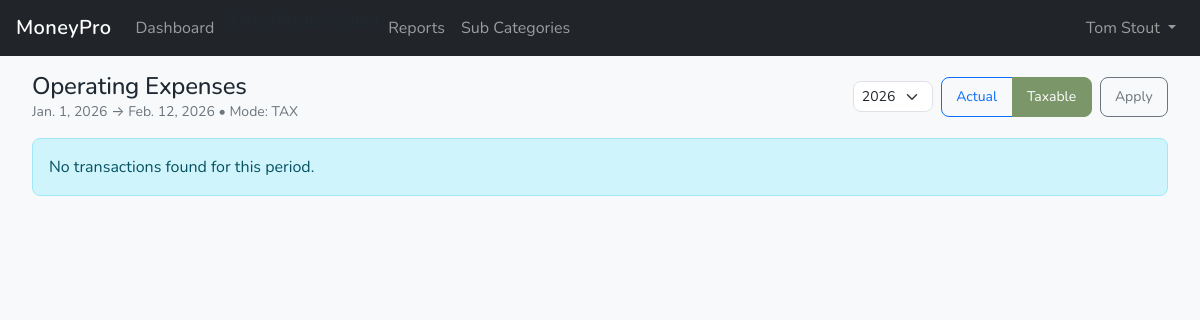
Before: /reports/schedule-c-summary/ (signed in) with the older database file.
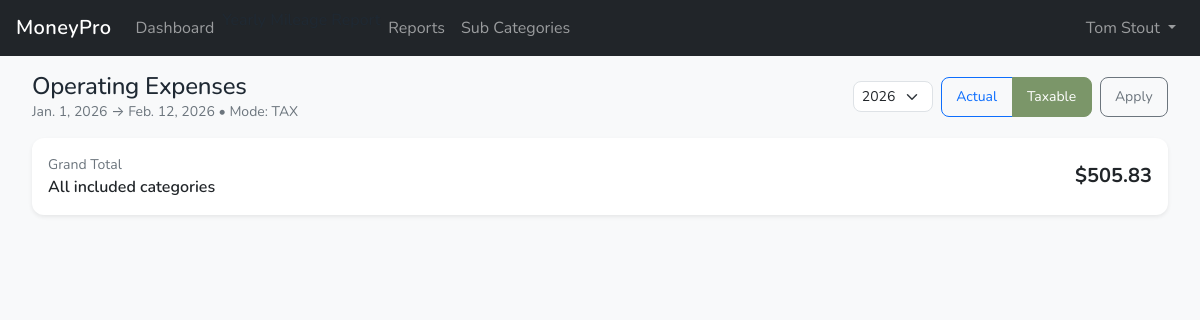
After: the same page with the newer database file.
### ledger/models.py (models this page shows, shortened)
class Transaction(BusinessOwnedModelMixin):
    TRANSPORT_CHOICES = [
        ("", "—"),
        ("personal_vehicle", "Personal vehicle"),
        ("rental_car", "Rental car"),
        ("business_vehicle", "Business vehicle"),
    ]
    class TransactionType(models.TextChoices):
        INCOME = "income", "Income"
        EXPENSE = "expense", "Expense"
    date              = models.DateField(default=timezone.now)
    amount            = models.DecimalField(max_digits=12, decimal_places=2, default=Decimal("0.00"))
    description       = models.CharField(max_length=255)
    subcategory       = models.ForeignKey(SubCategory, on_delete=models.PROTECT, related_name="transactions")
    category          = models.ForeignKey(Category, on_delete=models.PROTECT, related_name="transactions", editable=False)
    trans_type        = models.CharField(max_length=10, choices=TransactionType.choices, editable=False)
    is_refund         = models.BooleanField(default=False)
    payee             = models.ForeignKey(Payee, on_delete=models.PROTECT, related_name="transactions", null=True, blank=True)
    team              = models.ForeignKey(Team, on_delete=models.PROTECT, related_name="transactions", null=True, blank=True)
    job               = models.ForeignKey(Job, on_delete=models.PROTECT, related_name="transactions", null=True, blank=True)
    invoice_number    = models.CharField(max_length=25, blank=True)
    transport_type    = models.CharField(max_length=20, choices=TRANSPORT_CHOICES, blank=True, default="")
    vehicle           = models.ForeignKey("vehicles.Vehicle", on_delete=models.PROTECT, related_name="transactions", null=True, blank=True,)
    notes             = models.TextField(blank=True)
    created_at        = models.DateTimeField(auto_now_add=True)
    updated_at        = models.DateTimeField(auto_now=True)
    class Meta:
        ordering = ["-date", "-id"]

### reports/views.py (the view)
# urls.py: path("schedule-c-summary/", views.ScheduleCSummaryView.as_view(), name="schedule_c_summary"),
class ScheduleCSummaryView(LoginRequiredMixin, TemplateView):
    template_name = "reports/schedule_c_summary.html"
    def get_context_data(self, **kwargs):
        ctx = super().get_context_data(**kwargs)
        today = date.today()
        mode = (self.request.GET.get("mode") or "tax").lower()
        if mode not in ("book", "tax"):
            mode = "tax"
        try:
            year = int(self.request.GET.get("year") or today.year)
        except ValueError:
            year = today.year
        date_from = date(year, 1, 1)
        date_to = today if year == today.year else date(year, 12, 31)
        categories = aggregate_category_subcategory_totals(
            business=self.request.business,
            date_from=date_from,
            date_to=date_to,
            mode=mode,
        )
        parts: dict[str, list] = {"Part I": [], "Part II": [], "Part III": [], "Part IV": [], "Part V": []}
        for cat in categories:
            cat_group = route_category_for_report(
                category_name=cat.category_name,
                schedule_c_line=cat.schedule_c_line,
                report_group=cat.report_group,
            )
            sub_group = route_subcategory_for_report(
                category_name=cat.category_name,
                schedule_c_line=cat.schedule_c_line,
                default_group=cat.report_group,
            )
            if cat_group == "Part II" and sub_group == "Part V":
                parts["Part II"].append({**cat.__dict__, "subcategories": [], "detail_only": False})
                parts["Part V"].append({**cat.__dict__, "detail_only": True})
            else:
                parts.setdefault(cat_group, []).append({**cat.__dict__, "detail_only": False})
        def part_total(items):
            return sum((i["total"] for i in items), 0)
        parts_display = {
            name: {
                "items": items,
                "total": part_total(items),
            }
            for name, items in parts.items()
        }
        ctx.update(
            {
                "mode": mode,
                "year": year,
                "year_options": list(range(2023, today.year + 1)),
                "date_from": date_from,
                "date_to": date_to,
                "parts": parts_display,
                "grand_total": sum((c.total for c in categories), 0),
            }
        )
        return ctx

### ledger/reporting_utils.py (called while the page is built)
def _to_line_label(line: str | None) -> str:
    if not line:
        return ""
    if LINE_RE.match(line):
        return line.strip()
    try:
        return Category.ScheduleCLine(line).label
    except Exception:
        return str(line).strip()

def schedule_c_sort_key(line: str | None) -> tuple[int, int]:
    label = _to_line_label(line)
    if not label:
        return (9999, 0)
    m = LINE_RE.match(label)
    if not m:
        return (9999, 0)
    num = int(m.group(1))
    suffix = (m.group(2) or "").lower()
    suffix_rank = 0
    if suffix:
        suffix_rank = 1 + (ord(suffix) - ord("a"))
    return (num, suffix_rank)

def route_category_for_report(*, category_name: str, schedule_c_line: str, report_group: str) -> str:
    label = _to_line_label(schedule_c_line)
    if label and label[0].isdigit():
        num = schedule_c_sort_key(label)[0]
        if 1 <= num <= 7:
            return "Part I"
        if 8 <= num <= 29:
            return "Part II"
    if report_group:
        return report_group
    return "Part II"

### reports/templates/reports/schedule_c_summary.html (shortened to what this page needs)
{% extends "index.html" %}
{% load humanize %}
{% block content %}
<div class="container-fluid px-2 px-md-3">
  <div class="d-flex flex-column flex-md-row justify-content-between align-items-md-center gap-2 mb-3">
    <div>
      <h1 class="h4 mb-0">Operating Expenses</h1>
      <div class="text-muted small">
        {{ date_from }} → {{ date_to }} • Mode: {{ mode|upper }}
      </div>
    </div>
    <form method="get" class="d-flex gap-2 align-items-center">
      <select name="year" class="form-select form-select-sm" aria-label="Year">
        {% for y in year_options %}
          <option value="{{ y }}" {% if y == year %}selected{% endif %}>{{ y }}</option>
        {% endfor %}
      </select>
      <div class="btn-group" role="group" aria-label="Mode">
        <a class="btn btn-sm {% if mode == 'book' %}btn-primary{% else %}btn-outline-primary{% endif %}"
           href="?year={{ year }}&mode=book">Actual</a>
        <a class="btn btn-sm {% if mode == 'tax' %}btn-primary{% else %}btn-outline-primary{% endif %}"
           href="?year={{ year }}&mode=tax">Taxable</a>
      </div>
      <button class="btn btn-sm btn-outline-secondary" type="submit">Apply</button>
    </form>
  </div>
  {% if grand_total == 0 %}
    <div class="alert alert-info">No transactions found for this period.</div>
  {% else %}
    <div class="card mb-3 shadow-sm">
      <div class="card-body d-flex justify-content-between align-items-center">
        <div>
          <div class="text-muted small">Grand Total</div>
          <div class="fw-semibold">All included categories</div>
        </div>
        <div class="fs-5 fw-bold">${{ grand_total|floatformat:2|intcomma }}</div>
      </div>
    </div>
  {% endif %}
</div>
{% endblock %}

Changed rows visible on the page:
added Transaction: date "Jan. 1, 2026"
Other visible differences:
{{ grand_total|floatformat:2|intcomma }}: (not shown) → "505.83"
{{ date_from }}: "Jan. 1, 2026" → (not shown)
text no longer shown: "No transactions found for this period."
text now shown: "Grand Total All included categories $"
